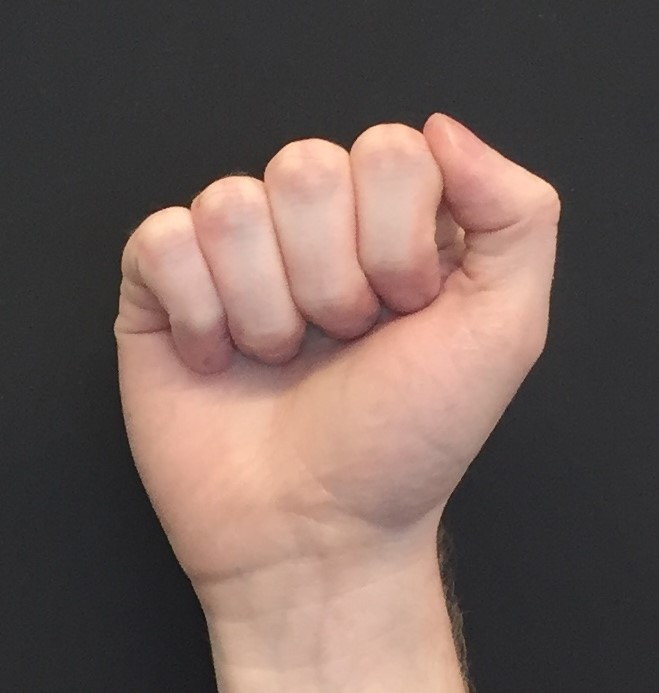
#> input picture alphabet cropped/a1.jpg, 659 x 693 px; its folder holds only this picture in this run
$ python edgepreprocesser.py   (older library calls are emulated)
#> lines starting #> are read from the running program, lines starting #| are printed output that depends on the picture
import pyttsx3
import numpy as np
import glob
import os
import cv2 #openCV

def sobel_gradient_edge(gray):
    gray = cv2.GaussianBlur(gray, (7,7), 0)
    #presets
    scale = 1
    delta = 0
    ddepth = cv2.CV_16S
    #make sobel X and sobel Y
    grad_x = cv2.Sobel(gray, ddepth, 1, 0, ksize=3, scale=scale, delta=delta, borderType=cv2.BORDER_DEFAULT)
    grad_y = cv2.Sobel(gray, ddepth, 0, 1, ksize=3, scale=scale, delta=delta, borderType=cv2.BORDER_DEFAULT)
    #combine sobel X and sobel Y
    abs_grad_x = cv2.convertScaleAbs(grad_x)
    abs_grad_y = cv2.convertScaleAbs(grad_y)
    grad = cv2.addWeighted(abs_grad_x, 0.5, abs_grad_y, 0.5, 0)
    return grad

#############
def load_image_files(subpath):
    #path = os.getcwd() + '/' + subpath
    #files = [f for f in glob.glob(path + "**/*.jpg", recursive=False)]
    #ASLproject/ASLproject/
    files = [f for f in glob.glob("ASLproject/ASLproject/alphabet cropped/*.jpg", recursive=False)]
    files.sort()
    return files

def draw_images(image_1, image_2):
    """ Draws image_1 and image_2 next to each other.
    Args:
    image_1 (numpy.ndarray): The first image (can be color or grayscale).
    image_2 (numpy.ndarray): The image to search in (can be color or grayscale)

    Returns:
    output (numpy.ndarray): An output image that draws lines from the input
                            image to the output image based on where the
                            matching features are.
    """
    # Compute number of channels.
    num_channels = 1
    if len(image_1.shape) == 3:
        num_channels = image_1.shape[2]
    # Separation between images.
    margin = 10
    # Create an array that will fit both images (with a margin of 10 to
    # separate the two images)
    joined_image = np.zeros((max(image_1.shape[0], image_2.shape[0]),
                            image_1.shape[1] + image_2.shape[1] + margin,
                            3), dtype=np.uint8)
    if num_channels == 1:
        for channel_idx in range(3):
            joined_image[:image_1.shape[0],
                         :image_1.shape[1],
                         channel_idx] = image_1
            joined_image[:image_2.shape[0],
                         image_1.shape[1] + margin:,
                         channel_idx] = image_2
    else:
        joined_image[:image_1.shape[0], :image_1.shape[1]] = image_1
        joined_image[:image_2.shape[0], image_1.shape[1] + margin:] = image_2

    return joined_image

def preprocess_all_files():
    subpath = "alphabet cropped"
    files = load_image_files(subpath)

    print(files)
    num_files = len(files)
    print('Number of files =', num_files)

    if len(files) > 0:
        for i in range(0, len(files)):
            frame = cv2.imread(files[i], 0)#in as gray

            if frame is not None:
                # Use contour detection on roi
                roi = sobel_gradient_edge(frame)

                # # Create resulting frame
                # frame = draw_images(roi, frame)

                # Display the resulting frame
                # cv2.imshow("Result", draw_images(roi, frame))
                # cv2.imshow("Result", roi)
                # cv2.waitKey(100)

                # Write result file
                cv2.imwrite(f"ASLproject/ASLproject/edgePreprocess/{i}.png", roi)
            else:
                print("Frame is None.")

        cv2.destroyAllWindows()
    else:
        print("No files found.")

def main():

    # [10 lines of commented-out code are left out]

    preprocess_all_files()
#> in preprocess_all_files, `frame = cv2.imread(files[i], 0)#in as gray`:
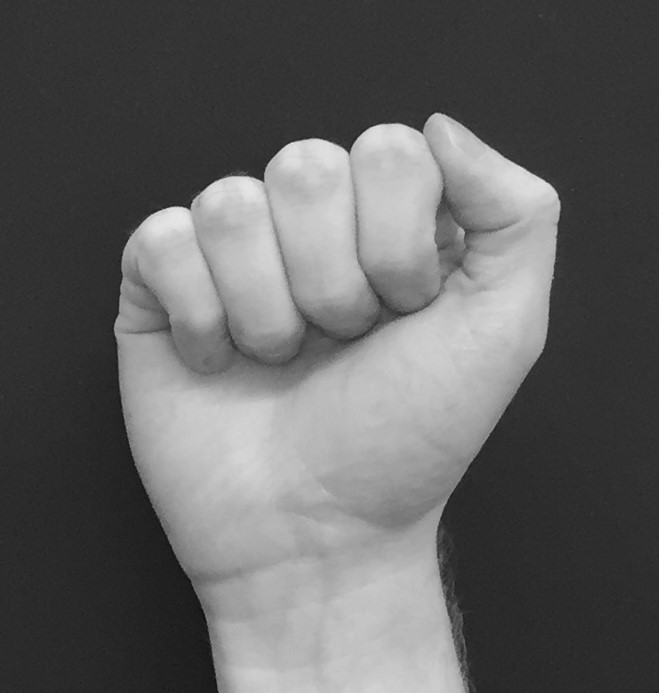
#> frame: shape (693, 659); min 10, max 231, mean 98
#> in sobel_gradient_edge, `grad_x = cv2.Sobel(gray, ddepth, 1, 0, ksize=3, scale=scale, delta=del..`:
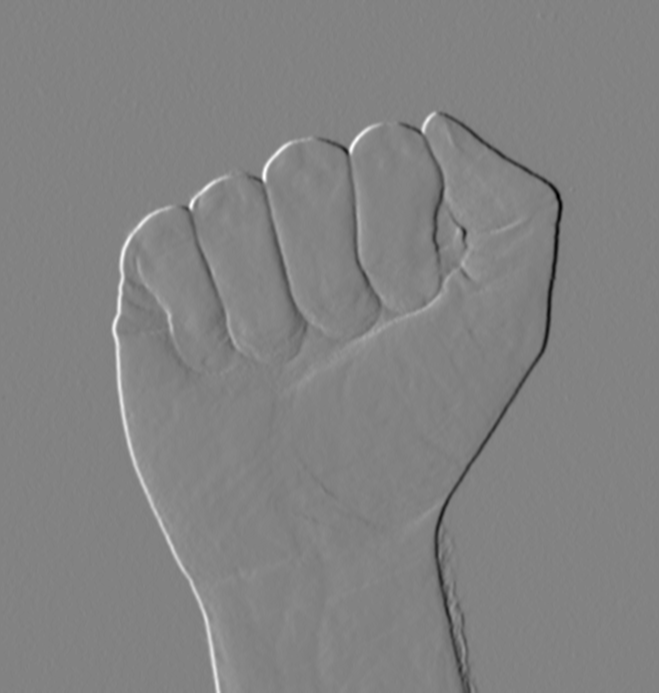
#> grad_x: shape (693, 659) int16; min -269, max 255, mean 0; drawn with min black and max white
#> in sobel_gradient_edge, `grad_y = cv2.Sobel(gray, ddepth, 0, 1, ksize=3, scale=scale, delta=del..`:
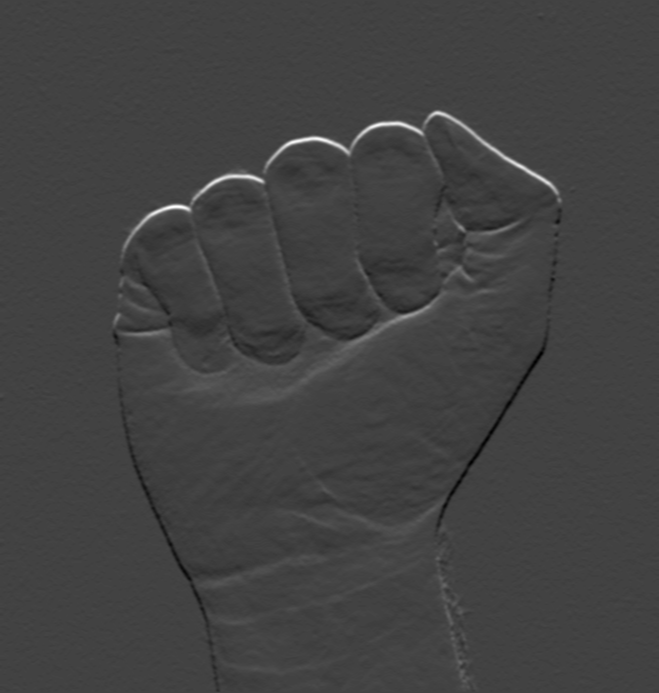
#> grad_y: shape (693, 659) int16; min -116, max 331, mean 0.5; drawn with min black and max white
#> in sobel_gradient_edge, `abs_grad_x = cv2.convertScaleAbs(grad_x)`:
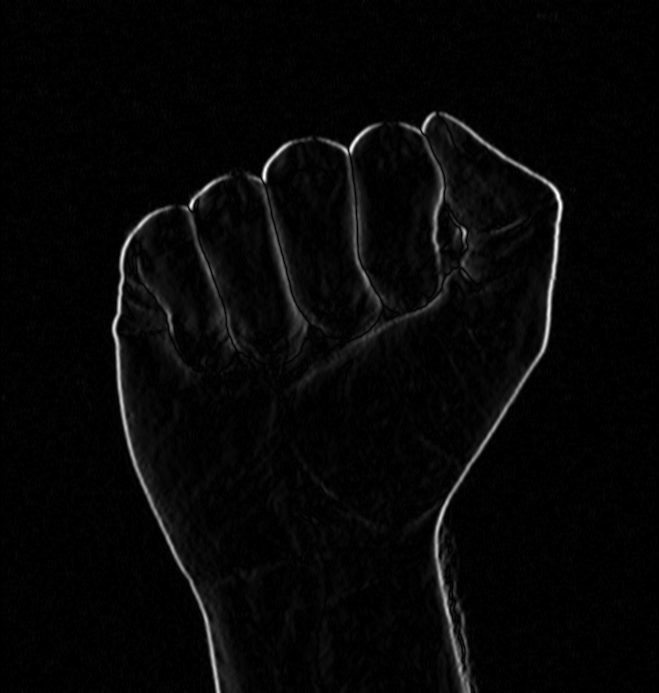
#> abs_grad_x: shape (693, 659); min 0, max 255, mean 6.5
#> in sobel_gradient_edge, `abs_grad_y = cv2.convertScaleAbs(grad_y)`:
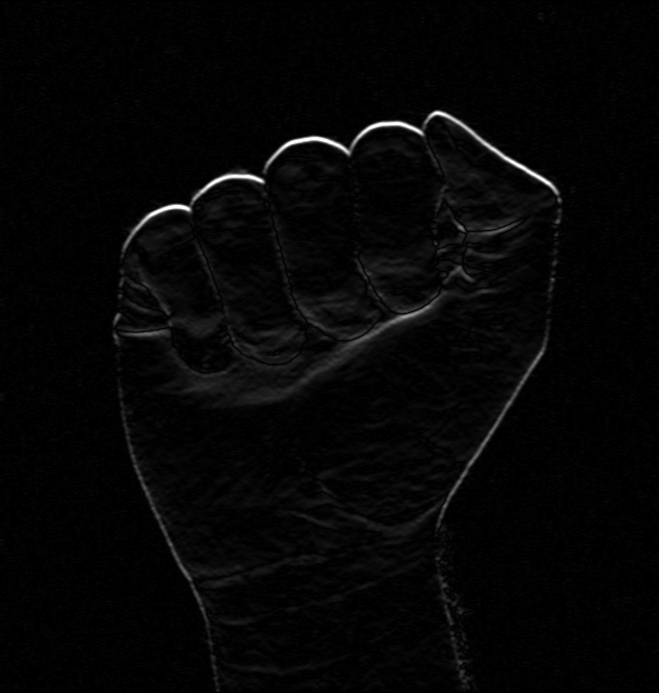
#> abs_grad_y: shape (693, 659); min 0, max 255, mean 5.5
#> in sobel_gradient_edge, `grad = cv2.addWeighted(abs_grad_x, 0.5, abs_grad_y, 0.5, 0)`:
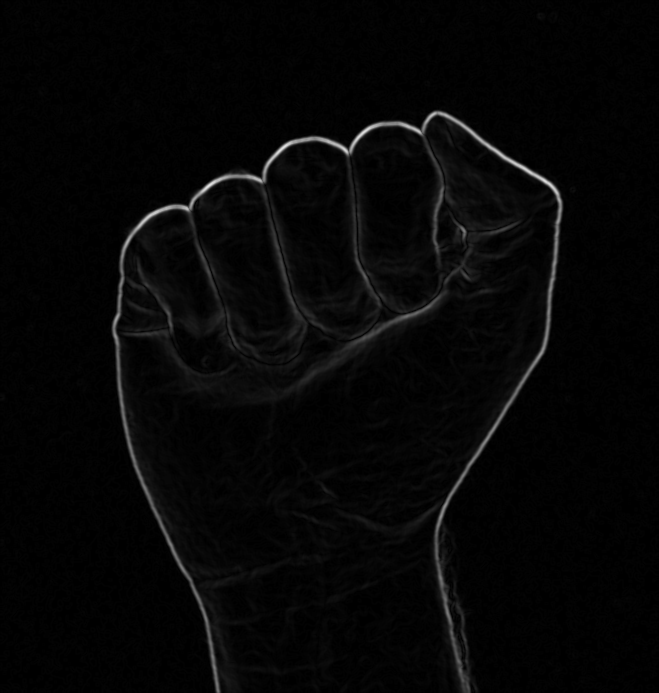
#> grad: shape (693, 659); min 0, max 228, mean 6

if __name__ == "__main__":
    # execute only if run as a script
    main()

$ run again, on alphabet cropped/bs4.jpg
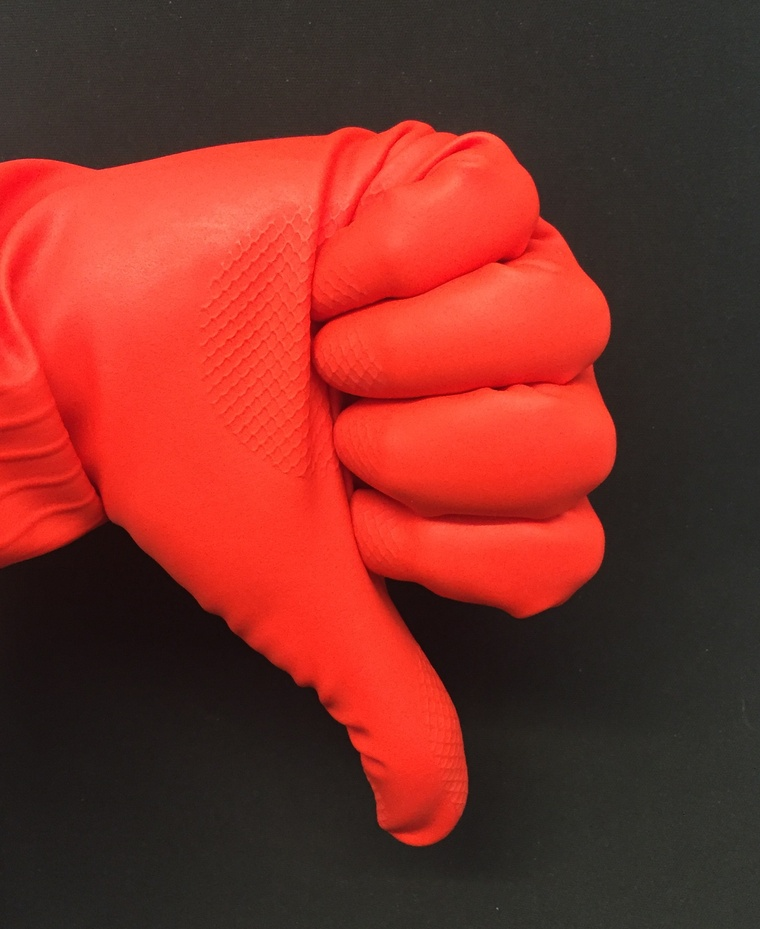
#> input picture alphabet cropped/bs4.jpg, 760 x 929 px, shrunk from 2137 x 2612 before the run
#> in sobel_gradient_edge, `grad_y = cv2.Sobel(gray, ddepth, 0, 1, ksize=3, scale=scale, delta=del..`:
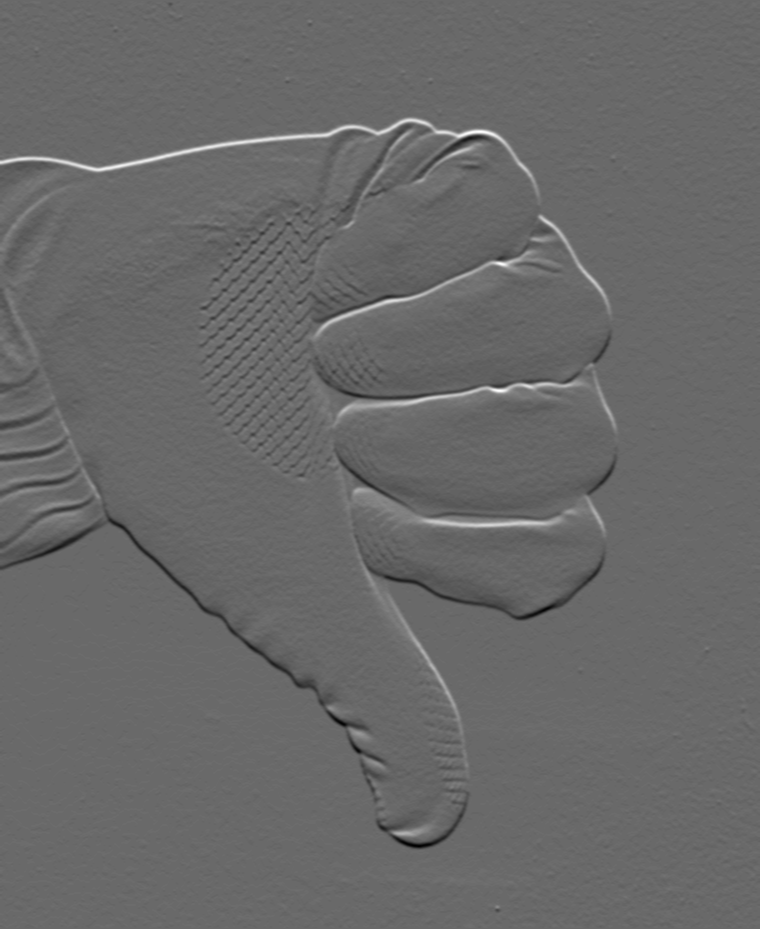
#> grad_y: shape (929, 760) int16; min -129, max 184, mean 0; drawn with min black and max white
#> in sobel_gradient_edge, `abs_grad_y = cv2.convertScaleAbs(grad_y)`:
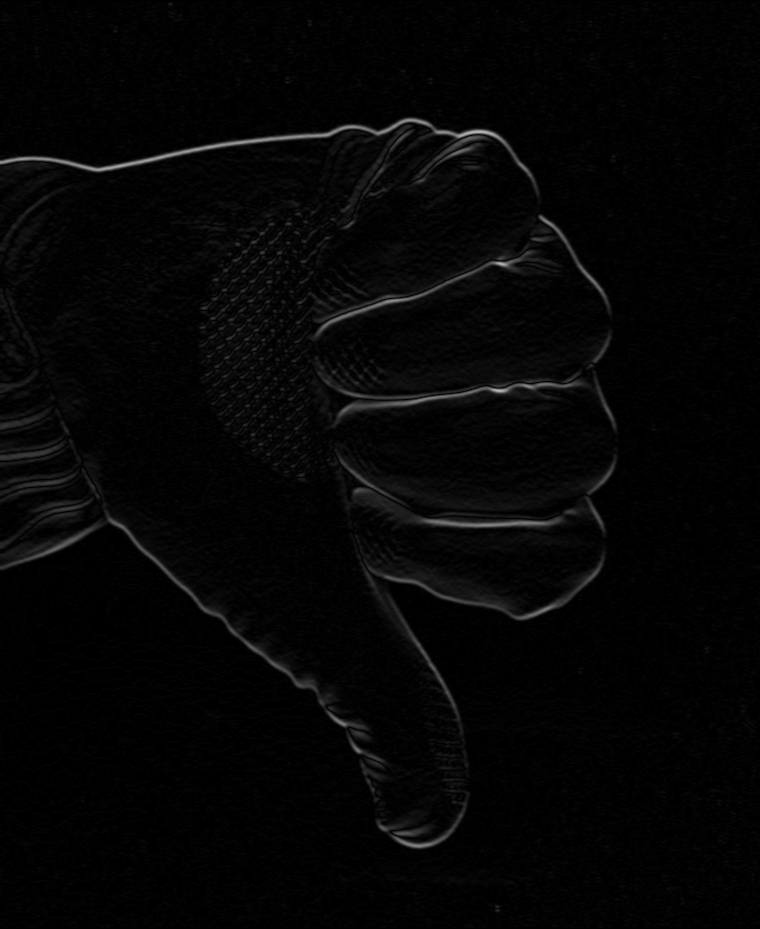
#> abs_grad_y: shape (929, 760); min 0, max 184, mean 5

$ run again, on alphabet cropped/a3.jpg
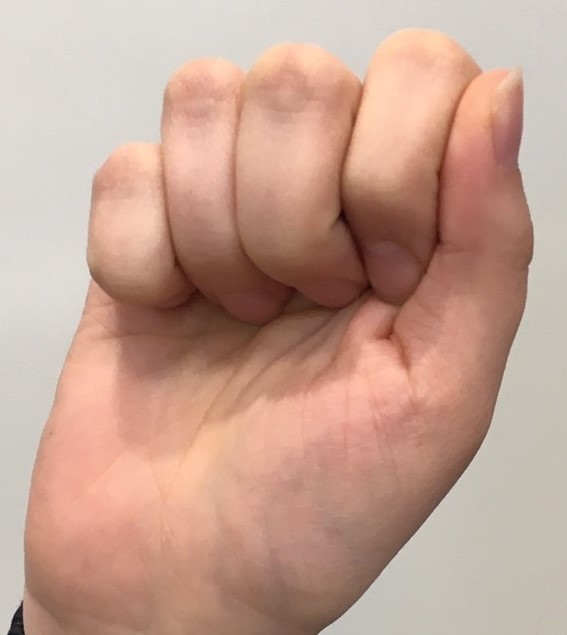
#> input picture alphabet cropped/a3.jpg, 567 x 635 px
#> in sobel_gradient_edge, `grad_y = cv2.Sobel(gray, ddepth, 0, 1, ksize=3, scale=scale, delta=del..`:
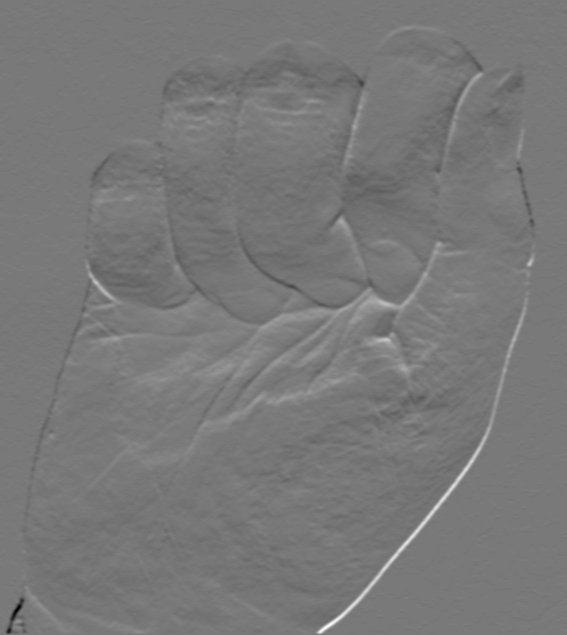
#> grad_y: shape (635, 567) int16; min -179, max 197, mean -0.8; drawn with min black and max white
#> in sobel_gradient_edge, `abs_grad_y = cv2.convertScaleAbs(grad_y)`:
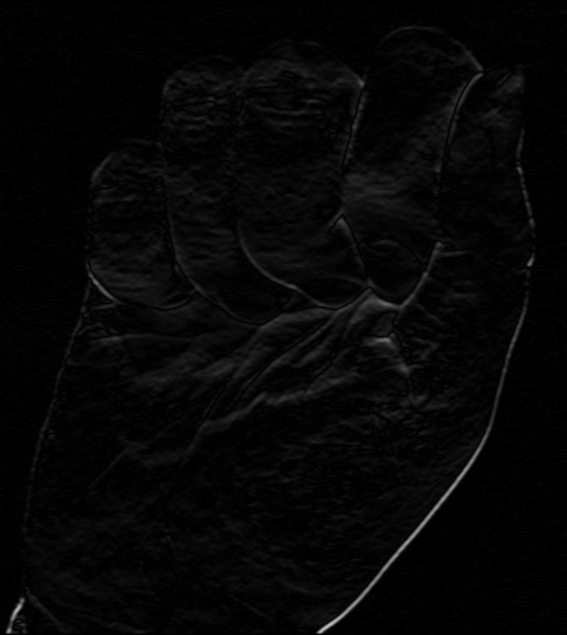
#> abs_grad_y: shape (635, 567); min 0, max 197, mean 5.8
